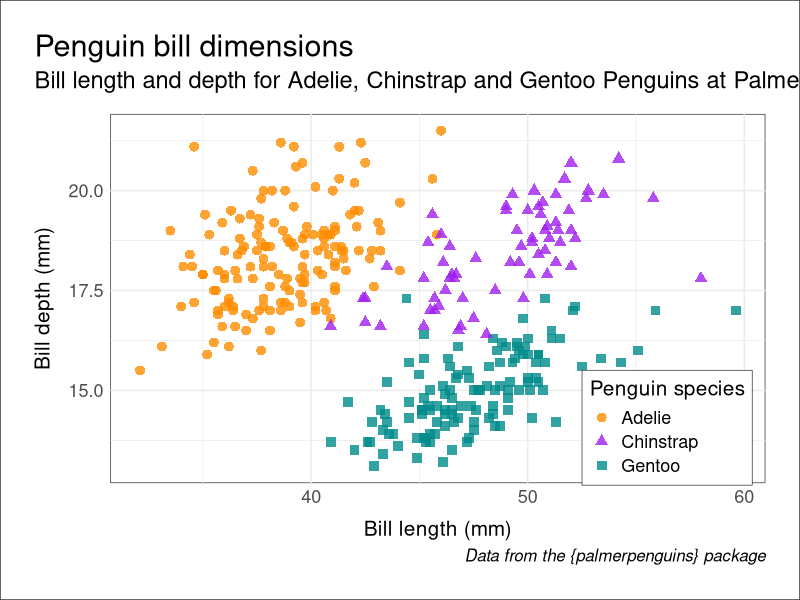
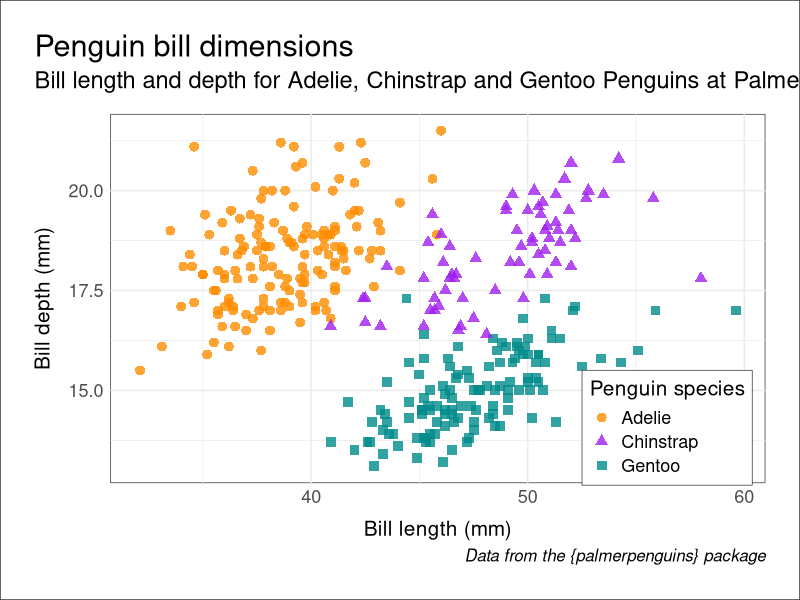

R code for these plots, in order:
library(palmerpenguins)
library(tidyverse)


ggplot(data = penguins,
       aes(x = bill_length_mm,
           y = bill_depth_mm,
           group = species)) +
  geom_point(aes(color = species, 
                 shape = species),
             size = 3,
             alpha = 0.8) +
  scale_color_manual(values = c("darkorange","purple","cyan4")) +
  labs(title = "Penguin bill dimensions",
       subtitle = "Bill length and depth for Adelie, Chinstrap and Gentoo Penguins at Palmer Station LTER",
       x = "Bill length (mm)",
       y = "Bill depth (mm)",
       color = "Penguin species",
       shape = "Penguin species",
       caption = "Data from the {palmerpenguins} package") +
  theme_minimal() +
  theme(
    axis.title.x = element_text(size = 15, margin = margin(t = 10, r = 0, b = 0, l = 0)),
    axis.title.y = element_text(size = 15, margin = margin(t = 0, r = 10, b = 0, l = 0)),
    axis.text = element_text(size = 13),
    #axis.line = element_line(linewidth = 0.25, color = "gray20"),
    plot.title.position = "plot",
    plot.title = element_text(size = 22),
    plot.subtitle = element_text(size = 17, margin = margin(t = 0, r = 0, b = 15, l = 0)),
    plot.caption = element_text(hjust = 1, face = "italic", size = 12),
    plot.background = element_rect(color = "gray20"),
    panel.background = element_rect(color = 'gray20'),
    plot.margin = margin(t = 25, r = 25, b = 25, l = 25),
    legend.title = element_text(size = 15),
    legend.text = element_text(size = 13),
    legend.background = element_rect(size = 0.25, color = "gray20"),
    legend.position = c(0.85, 0.15)
    )
  

ggsave("ggplot_anatomy.png", plot = last_plot(), width = 10, height = 8)
